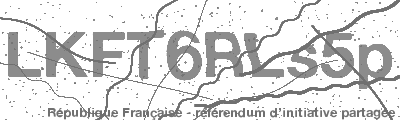
#> input picture src/019b81721f1978d5c00673e0701f48f1884241dc_LKFT6RLs5p.png, 400 x 120 px, given in place of 9ff494fc6eb483ecf4e84973238a07982fe0b37e_z8M6BpzE5.png, which was not available
$ python main.py
#> lines starting #> are read from the running program, lines starting #| are printed output that depends on the picture; after the words box and inside, x2 and y2 are one past the last pixel; in counts of white or black regions, pixels touching at a corner belong together; pictures that were not available may be replaced by others from this repository, and a replacement may not be noted
import base64
import hashlib
import http
import os
import shutil
import sys
from collections import defaultdict, deque
from glob import glob
from numpy import ndarray

from PIL import Image
from bs4 import BeautifulSoup
from contextlib import closing
from io import BytesIO
import requests
from tqdm import tqdm


class Config:
    area_size_noise_background = 20
    area_size_noise_fill = 25
    min_expected_pixel_for_char = 100
    vertical_step = 4


# [9 lines left out: function fetch, not called in this run]


IMAGE_CODE = "\033]1337;File=name={name};inline={inline};size={size}:{base64_img}\a"

def display_image(im):
    bio = BytesIO()
    im.save(bio, 'png')
    bio.flush()
    bio.seek(0)
    print(display_image_bytes(bio.getvalue()))

def display_image_bytes(b, filename=None, inline=1):
    """
    Display the image given by the bytes b in the terminal.
    If filename=None the filename defaults to "Unnamed file".
    """
    data = {
        "name": base64.b64encode((filename or "Unnamed file").encode("utf-8")).decode(
            "ascii"
        ),
        "inline": inline,
        "size": len(b),
        "base64_img": base64.b64encode(b).decode("ascii"),
    }
    return IMAGE_CODE.format(**data)


# [47 lines left out: function create_dataset, not called in this run]


def _process(tmp_image, expected: str = None):
#> called with expected = 'z8M6BpzE5'
    with closing(Image.open(tmp_image)) as im:
#> im is the input picture: PIL image 400x120 RGB; min 112, max 255, mean 221.3
        width, height = im.size
#> width = 400; height = 120
        px = im.load()

        def star(x, y):
            return (
                (x - 1, y + 1),
                (x - 1, y),
                (x - 1, y - 1),
                (x, y + 1),
                (x, y - 1),
                (x + 1, y + 1),
                (x + 1, y),
                (x + 1, y - 1),
            )

        def plus(x, y):
            return ((x - 1, y), (x + 1, y), (x, y + 1), (x, y - 1))

        def paint(select_predicate, get_neighbours, color_predicate, new_color):
#> called with new_color = (255, 255, 255)
            for x in range(width):
                for y in range(height):
                    if select_predicate(x, y):
                        # color in green if at least one neighboor is 140
                        count_blank_neighbour = 0
                        count_140_neighbour = 0
                        for (xx, yy) in get_neighbours(x, y):
                            try:
                                if px[xx, yy] == (255, 255, 255):
                                    count_blank_neighbour += 1
                                if px[xx, yy] == (140, 140, 140):
                                    count_140_neighbour += 1
                            except IndexError:
                                pass
                        if color_predicate(count_blank_neighbour, count_140_neighbour):
                            px[x, y] = new_color

        select_predicate = lambda x, y: px[x, y] in ((140, 140, 140),)
        get_neighbours = star
        color_predicate = lambda count_blank_neighbour, count_140_neighbour: count_140_neighbour <= 2
        new_color = (255, 255, 255)

        paint(select_predicate, get_neighbours, color_predicate, new_color)
        display_image(im)
#> in display_image, `im.save(bio, 'png')`:
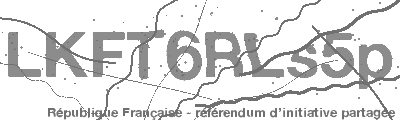
#> im: PIL image 400x120 RGB; min 112, max 255, mean 223.9

        select_predicate = lambda x, y: px[x, y] not in ((140, 140, 140), (255, 255, 255),)
        get_neighbours = plus
        color_predicate = lambda count_blank_neighbour, count_140_neighbour: count_blank_neighbour == 0 and count_140_neighbour > 0
        new_color = (0, 0, 255)

        paint(select_predicate, get_neighbours, color_predicate, new_color)
        display_image(im)

        for x in range(width):
            for y in range(height):
                if px[x, y] in ((0, 0, 255),):
                    px[x, y] = (140, 140, 140)
        display_image(im)

        select_predicate = lambda x, y: px[x, y] not in ((140, 140, 140), (255, 255, 255),)
        get_neighbours = plus
        color_predicate = lambda count_blank_neighbour, count_140_neighbour: count_blank_neighbour == 0 and count_140_neighbour > 0
        new_color = (0, 0, 255)

        paint(select_predicate, get_neighbours, color_predicate, new_color)
        display_image(im)

        for x in range(width):
            for y in range(height):
                if px[x, y] in ((0, 0, 255),):
                    px[x, y] = (140, 140, 140)
        display_image(im)

        for x in range(width):
            for y in range(height):
                if px[x, y] not in ((140, 140, 140), (255, 255, 255)):
                        px[x, y] = (255, 255, 255)

        def area(queue, predicate=None):
            content = None
            while len(queue) > 0:
                (x, y) = queue.popleft()
                try:
                    px[x, y]
                except IndexError:
                    continue
                visited.add((x, y))
                if predicate(x, y):
                    if content is None:
                        content = set()
                    content.add((x, y))
                    if (x, y + 1) not in visited:
                        queue.append((x, y + 1))
                        visited.add((x, y + 1))
                    if (x, y - 1) not in visited:
                        queue.append((x, y - 1))
                        visited.add((x, y - 1))
                    if (x + 1, y) not in visited:
                        queue.append((x + 1, y))
                        visited.add((x + 1, y))
                    if (x - 1, y) not in visited:
                        queue.append((x - 1, y))
                        visited.add((x - 1, y))
            return content

        visited = set()
        pixel_to_erase = set()
        for x in range(width):
            for y in range(height):
                if (x, y) in visited:
                    continue
                content = area(
                    deque([(x, y)]), predicate=lambda x, y: px[x, y] == (140, 140, 140)
                )
                if (
                    content is not None
                    and len(content) < Config.area_size_noise_background
                ):
                    pixel_to_erase |= content
#> after the loop, pixel_to_erase = 132 items

        for (x, y) in pixel_to_erase:
            px[x, y] = (255, 255, 255)
#> this loop made 132 passes
#> (x, y) on passes 1 to 12: (185, 63), (359, 39), (146, 26), (379, 84), (396, 88), (64, 78), (354, 39), (210, 13), (380, 3), (106, 90), (196, 5), (182, 15)
        pixel_to_erase.clear()

        visited.clear()
        pixel_to_fill = set()
        for x in range(width):
            for y in range(height):
                if (x, y) in visited:
                    continue
                content = area(
                    deque([(x, y)]), predicate=lambda x, y: px[x, y] == (255, 255, 255)
                )
                if content is not None and len(content) < Config.area_size_noise_fill:
                    pixel_to_fill |= content
#> after the loop, pixel_to_fill = 11 items

        for (x, y) in pixel_to_fill:
            px[x, y] = (140, 140, 140)
#> this loop made 11 passes
#> (x, y) on passes 1 to 11: (362, 81), (260, 68), (364, 82), (363, 81), (364, 81), (362, 80), (363, 80), (261, 67), (258, 69), (362, 79), (365, 82)
        pixel_to_fill.clear()

        # [12 lines of commented-out code are left out]
        verticals = {}
        step = Config.vertical_step
        bool_matrix = [[False] * width for _ in range(height)]
        for y in range(0, height, step):
            for x in range(width):
                vertical_segment_is_blank = {
                    px[x, min(y + iy, height - 1)] for iy in range(step)
                } == {(255, 255, 255)}
                if vertical_segment_is_blank and (
                    y == 0
                    or x == 0
                    or bool_matrix[y - 1][x]
                    or bool_matrix[y - 1][x - 1]
                ):
                    for iy in range(step):
                        bool_matrix[min(y + iy, height - 1)][x] = True
#> after the loop, bool_matrix = 120 items
        for x in range(width - 1, -1, -1):
            xx = x
            v = []
            for y in range(height - 1, -1, -1):
                if bool_matrix[y][xx]:
                    v.append((xx, y))
                elif xx > 0 and bool_matrix[y][xx - 1]:
                    xx -= 1
                    v.append((xx, y))
                else:
                    break
            if y == 0:
                verticals[v[-1][0]] = v
        bool_matrix = [[False] * width for _ in range(height)]
        for y in range(0, height, step):
            for x in range(width - 1, -1, -1):
                vertical_segment_is_blank = {
                    px[x, min(y + iy, height - 1)] for iy in range(step)
                } == {(255, 255, 255)}
                if vertical_segment_is_blank and (
                    y == 0
                    or x == width - 1
                    or bool_matrix[y - 1][x]
                    or bool_matrix[y - 1][x + 1]
                ):
                    for iy in range(step):
                        bool_matrix[min(y + iy, height - 1)][x] = True
        for x in range(width):
            xx = x
            v = []
            for y in range(height - 1, -1, -1):
                if bool_matrix[y][xx]:
                    v.append((xx, y))
                elif xx < width - 1 and bool_matrix[y][xx + 1]:
                    xx += 1
                    v.append((xx, y))
                else:
                    break
            if y == 0:
                verticals[v[-1][0]] = v

        for i, vertical in enumerate(verticals.values()):
            for (x, y) in vertical:
                px[x, y] = (255, 0, 0)

        char_vrange = {}
        char_hrange = {}
        pixel_count_per_char = defaultdict(int)
        for y in range(height):
            char_index = -1
            count_contiguous_blank_on_horizontal = 0
            for x in range(width):
                if px[x, y] == (255, 255, 255):
                    count_contiguous_blank_on_horizontal += 1
                else:
                    count_contiguous_blank_on_horizontal = 0
                if x == 0:
                    if px[x, y] != (255, 0, 0):
                        char_index += 1
                        if char_index not in char_vrange:
                            char_vrange[char_index] = (height, -1)
                        if char_index not in char_hrange:
                            char_hrange[char_index] = (width, -1)
                if x > 0:
                    if px[x, y] != (255, 0, 0) and px[x - 1, y] == (255, 0, 0):
                        char_index += 1
                        if char_index not in char_vrange:
                            char_vrange[char_index] = (height, -1)
                        if char_index not in char_hrange:
                            char_hrange[char_index] = (width, -1)
                if char_index > -1 and px[x, y] == (140, 140, 140):
                    pixel_count_per_char[char_index] += 1
                    px[x, y] = (char_index, char_index, char_index)
                    ymin, ymax = char_vrange[char_index]
                    char_vrange[char_index] = min(ymin, y), max(ymax, y)
                    xmin, xmax = char_hrange[char_index]
                    char_hrange[char_index] = (
                        min(xmin, x - count_contiguous_blank_on_horizontal),
                        max(xmax, x - count_contiguous_blank_on_horizontal),
                    )
        bio = BytesIO()
        im.save(bio, "png")
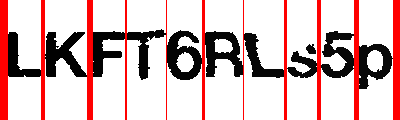
#> im: PIL image 400x120 RGB; mean R, G, B 214.8, 186.8, 186.8
        bio.flush()
        bio.seek(0)
        char_indexes = sorted(char_vrange.keys())
#> char_indexes = [0, 1, 2, 3, 4, 5, 6, 7, 8, 9]
        if expected is not None:
            if len(expected) != len(
                [
                    idx
                    for idx in char_indexes
                    if pixel_count_per_char[idx] > Config.min_expected_pixel_for_char
                ]
            ):
                return bio, []

        raw_letters = []
        for char_index in char_indexes:
            if pixel_count_per_char[char_index] <= Config.min_expected_pixel_for_char:
                continue
            xmin, xmax = char_hrange[char_index]
            ymin, ymax = char_vrange[char_index]
            with closing(im.crop((xmin, ymin, xmax, ymax))) as cropped:
                px = cropped.load()
                width, height = cropped.size
                for x in range(width):
                    for y in range(height):
                        if px[x, y] != (char_index, char_index, char_index):
                            px[x, y] = (255, 255, 255)
                cropped = cropped.resize((30, 30), Image.NEAREST)
                cropped = cropped.convert("L")
                output = BytesIO()
                cropped.save(output, "png")
                output.flush()
                output.seek(0)
                raw_letters.append(output)
        return bio, raw_letters


# [67 lines left out: functions toArray, trained_model, not called in this run]


if __name__ == "__main__":
    bio, raw_letters = _process(
        "./src/9ff494fc6eb483ecf4e84973238a07982fe0b37e_z8M6BpzE5.png", "z8M6BpzE5"
    )
    print(display_image_bytes(bio.getvalue()))
    sys.exit()
#> (the program exits here)
